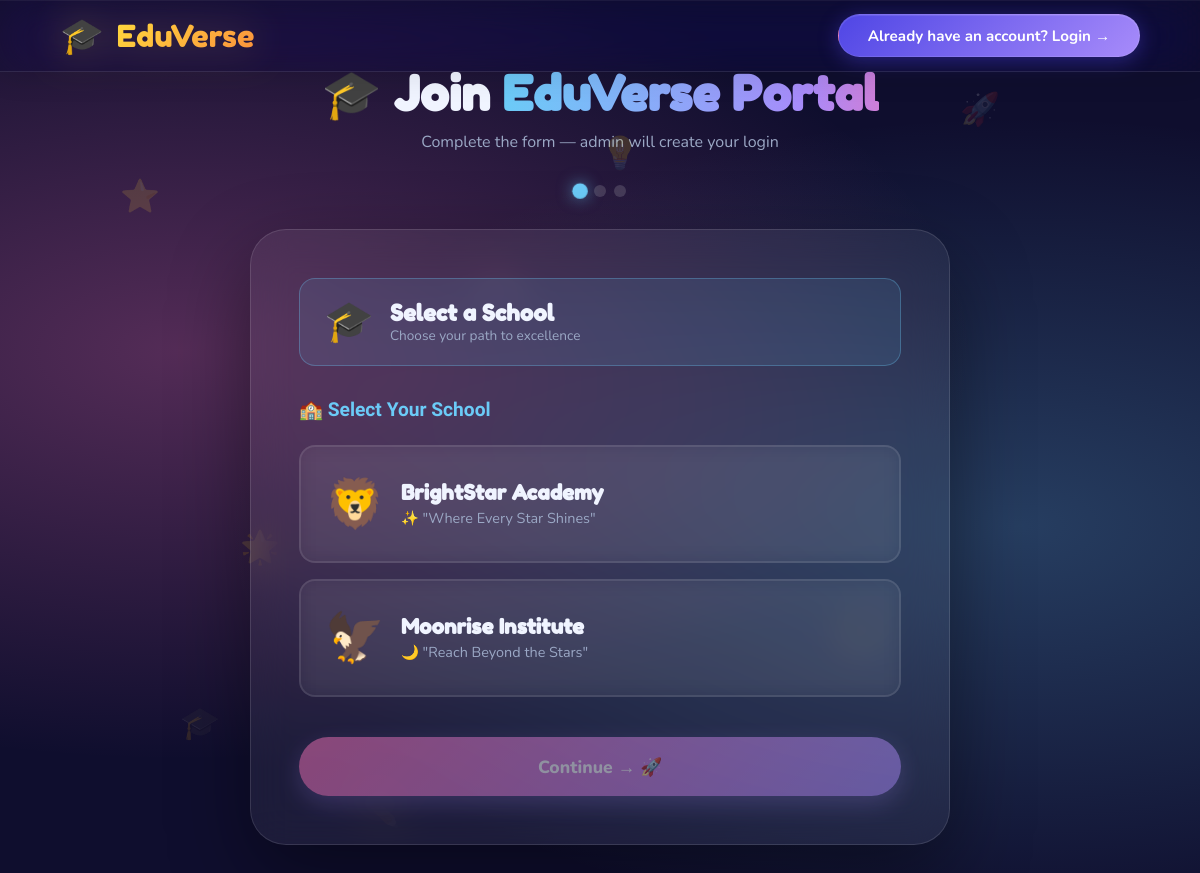
/register.php, run on the app's committed database.
### tables this page shows
CREATE TABLE IF NOT EXISTS schools (
  id         INT AUTO_INCREMENT PRIMARY KEY,
  school_key VARCHAR(50) UNIQUE NOT NULL,
  name       VARCHAR(150) NOT NULL,
  motto      VARCHAR(255),
  description TEXT,
  mascot     VARCHAR(10),
  features   JSON,
  created_at DATETIME DEFAULT CURRENT_TIMESTAMP,
  updated_at DATETIME DEFAULT CURRENT_TIMESTAMP ON UPDATE CURRENT_TIMESTAMP
);

### register.php (the view, shortened to what this page needs)
<?php
try {
    $db = getDB();
    $stmt = $db->query("SELECT * FROM schools ORDER BY school_key");
    $schools = $stmt->fetchAll(PDO::FETCH_ASSOC);
    $stmt = $db->query("SELECT * FROM settings LIMIT 1");
    $settings = $stmt->fetch(PDO::FETCH_ASSOC);
} catch (Exception $e) {
    error_log("Database error in register.php: " . $e->getMessage());
    $schools = [
        [
            'id' => 1,
            'school_key' => 'brightstar',
            'name' => 'BrightStar Academy',
            'motto' => '✨ "Where Every Star Shines"',
            'mascot' => '🦁',
            'color_primary' => '#6BCBF7',
            'status' => 'active'
        ],
        [
            'id' => 2,
            'school_key' => 'moonrise',
            'name' => 'Moonrise Institute',
            'motto' => '🌙 "Reach Beyond the Stars"',
            'mascot' => '🦅',
            'color_primary' => '#14B8A6',
            'status' => 'active'
        ]
    ];
    $ageGroups = [
        ['id' => 1, 'group_key' => 'tiny', 'name' => 'Tiny Sprouts', 'age_range' => '3-5', 'min_age' => 3, 'max_age' => 5, 'icon' => '🌱', 'description' => 'Play-based learning', 'level_label' => 'Nursery'],
        ['id' => 2, 'group_key' => 'junior', 'name' => 'Junior Explorers', 'age_range' => '6-8', 'min_age' => 6, 'max_age' => 8, 'icon' => '🌿', 'description' => 'Reading & writing', 'level_label' => 'Primary 1-2'],
        ['id' => 3, 'group_key' => 'discover', 'name' => 'Discoverers', 'age_range' => '9-11', 'min_age' => 9, 'max_age' => 11, 'icon' => '🌳', 'description' => 'Science & coding', 'level_label' => 'Primary 3-5'],
        ['id' => 4, 'group_key' => 'pioneer', 'name' => 'Pioneers', 'age_range' => '12-14', 'min_age' => 12, 'max_age' => 14, 'icon' => '🚀', 'description' => 'Critical thinking', 'level_label' => 'Junior High'],
        ['id' => 5, 'group_key' => 'champion', 'name' => 'Champions', 'age_range' => '15-18', 'min_age' => 15, 'max_age' => 18, 'icon' => '🏆', 'description' => 'University prep', 'level_label' => 'Senior High']
    ];
    $settings = ['portal_name' => 'EduVerse Portal'];
}
$preselectedSchool = $_GET['school'] ?? null;
$selectedSchoolData = null;
?>
<!DOCTYPE html>
<html lang="en">
<head>
  <link rel="stylesheet" href="css/style.css">
  <link rel="stylesheet" href="css/animations.css">
</head>
<body class="register-body">
  <div class="bg-shapes" aria-hidden="true">
    <div class="shape s1">⭐</div><div class="shape s3">🌟</div><div class="shape s5">📚</div><div class="shape s7">🎓</div>
    <div class="shape s9">✏️</div><div class="shape s11">💡</div><div class="shape s2">🚀</div><div class="shape s4">🌈</div>
  </div>
  <nav class="navbar">
    <a href="index.php" class="nav-brand" style="font-family:var(--font-title)">
      <span class="brand-icon spin-slow">🎓</span>
      <span class="brand-text"><?php echo htmlspecialchars($settings['portal_name'] ?? 'EduVerse'); ?></span>
    </a>
    <a href="login.html" class="nav-btn btn-login">Already have an account? Login →</a>
  </nav>
  <div class="register-container">
    <div class="register-header">
      <h1 style="font-family:var(--font-title);font-size:clamp(2rem,5vw,3rem);margin-bottom:0.5rem;">
        <span id="headerEmoji"><?php echo $selectedSchoolData['mascot'] ?? '🎓'; ?></span>
        Join <span id="headerSchoolName" class="shimmer-text"><?php echo htmlspecialchars($selectedSchoolData['name'] ?? $settings['portal_name'] ?? 'EduVerse Portal'); ?></span>
      </h1>
      <p style="color:var(--text-muted);">Complete the form — admin will create your login</p>
    </div>
    <div class="register-steps">
      <div class="step-dot active" id="step1dot"></div>
      <div class="step-dot" id="step2dot"></div>
      <div class="step-dot" id="step3dot"></div>
    </div>
    <div class="register-card">
      <div class="register-school-info" id="schoolBanner" style="background:rgba(107,203,247,0.1);border-color:rgba(107,203,247,0.3);">
        <span class="mascot" id="bannerMascot"><?php echo $selectedSchoolData['mascot'] ?? '🎓'; ?></span>
        <div>
          <h3 id="bannerSchoolName"><?php echo htmlspecialchars($selectedSchoolData['name'] ?? 'Select a School'); ?></h3>
          <p id="bannerSchoolMotto"><?php echo htmlspecialchars($selectedSchoolData['motto'] ?? 'Choose your path to excellence'); ?></p>
        </div>
      </div>
      <?php if (!$preselectedSchool): ?>
      <div id="formStep0">
        <h3 style="font-family:var(--font-fun);margin-bottom:1.5rem;font-size:1.2rem;color:var(--sky);">🏫 Select Your School</h3>
        <div style="display:grid;gap:1rem;margin-bottom:1.5rem;">
          <?php foreach ($schools as $school): ?>
          <div class="school-card" data-school-id="<?php echo $school['id']; ?>" data-school-key="<?php echo htmlspecialchars($school['school_key']); ?>" onclick="selectSchool(this)">
            <span style="font-size:3rem;"><?php echo $school['mascot'] ?? '🎓'; ?></span>
            <div style="flex:1;">
              <h4 style="font-family:var(--font-title);font-size:1.3rem;margin-bottom:0.2rem;"><?php echo htmlspecialchars($school['name']); ?></h4>
              <p style="color:var(--text-muted);font-size:0.9rem;"><?php echo htmlspecialchars($school['motto'] ?? ''); ?></p>
            </div>
          </div>
          <?php endforeach; ?>
        </div>
        <button type="button" class="register-submit" onclick="goToStep(1)" id="schoolContinueBtn" disabled style="opacity:0.5;">Continue → 🚀</button>
      </div>
      <?php endif; ?>
    </div>
  </div>
</body>
</html>

### css/animations.css (style rules this page uses)
.spin-slow { animation: spin 12s linear infinite; }
.shimmer-text { background: linear-gradient(90deg, var(--sky) 0%, var(--purple) 40%, var(--pink) 60%, var(--sky) 100%); background-size: 200% auto; -webkit-background-clip: text; -webkit-text-fill-color: transparent; background-clip: text; animation: shimmerMove 3s linear infinite; }
.bg-shapes { position: fixed; inset: 0; overflow: hidden; pointer-events: none; z-index: 0; }
.bg-shapes .shape { position: absolute; font-size: 2rem; opacity: 0.15; animation: shapeFloat linear infinite; }
.shape.s1 { left: 10%; top: 20%; animation-duration: 20s; animation-delay: 0s; }
.shape.s2 { left: 80%; top: 10%; animation-duration: 25s; animation-delay: 2s; }
.shape.s3 { left: 20%; top: 60%; animation-duration: 22s; animation-delay: 4s; }
.shape.s4 { left: 70%; top: 70%; animation-duration: 28s; animation-delay: 1s; }
.shape.s5 { left: 40%; top: 30%; animation-duration: 24s; animation-delay: 3s; }
.shape.s7 { left: 15%; top: 80%; animation-duration: 23s; animation-delay: 2s; }
.shape.s9 { left: 30%; top: 90%; animation-duration: 21s; animation-delay: 1s; }
.shape.s11 { left: 50%; top: 15%; animation-duration: 25s; animation-delay: 0s; }

### register.php (style rules this page uses)
.school-card { padding:1.5rem;border-radius:16px;border:2px solid rgba(255,255,255,0.1);background:rgba(255,255,255,0.03);cursor:pointer;transition:all 0.3s;display:flex;align-items:center;gap:1rem; }

### data on the page
schools: mascot "🦁", name "BrightStar Academy", motto "✨ \"Where Every Star Shines\""
schools: mascot "🦅", name "Moonrise Institute", motto "🌙 \"Reach Beyond the Stars\""

### other printed values
$settings['portal_name'] "EduVerse"
$selectedSchoolData['mascot'] "🎓"
$selectedSchoolData['name'] "EduVerse Portal"
$selectedSchoolData['name'] "Select a School"
$selectedSchoolData['motto'] "Choose your path to excellence"
